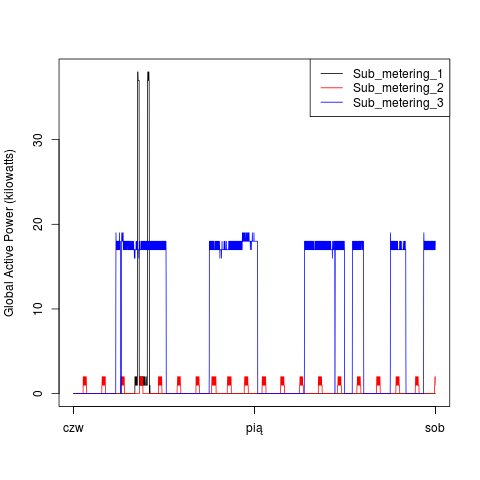

Write the R code that produced this figure.
plot3 <- function  () {
    d <- read.csv('household_electric_dates.csv')
    dtimes <- paste(d[[2]], d[[3]])
    d$datetime <- as.POSIXlt(dtimes)
    d[[4]] <- as.numeric(d[[4]])
    png('plot3.png')

    plot(d$datetime, d[[8]], type='l',
         ylab='Global Active Power (kilowatts)',
         xlab="")
    points(d$datetime, d[[9]], type="l", col="red")
    points(d$datetime, d[[10]], type="l", col="blue")

    legend("topright", lty=c(1,1), col = c("black", "red", "blue"), legend=names(d)[8:10])
    dev.off()
}
plot3()
